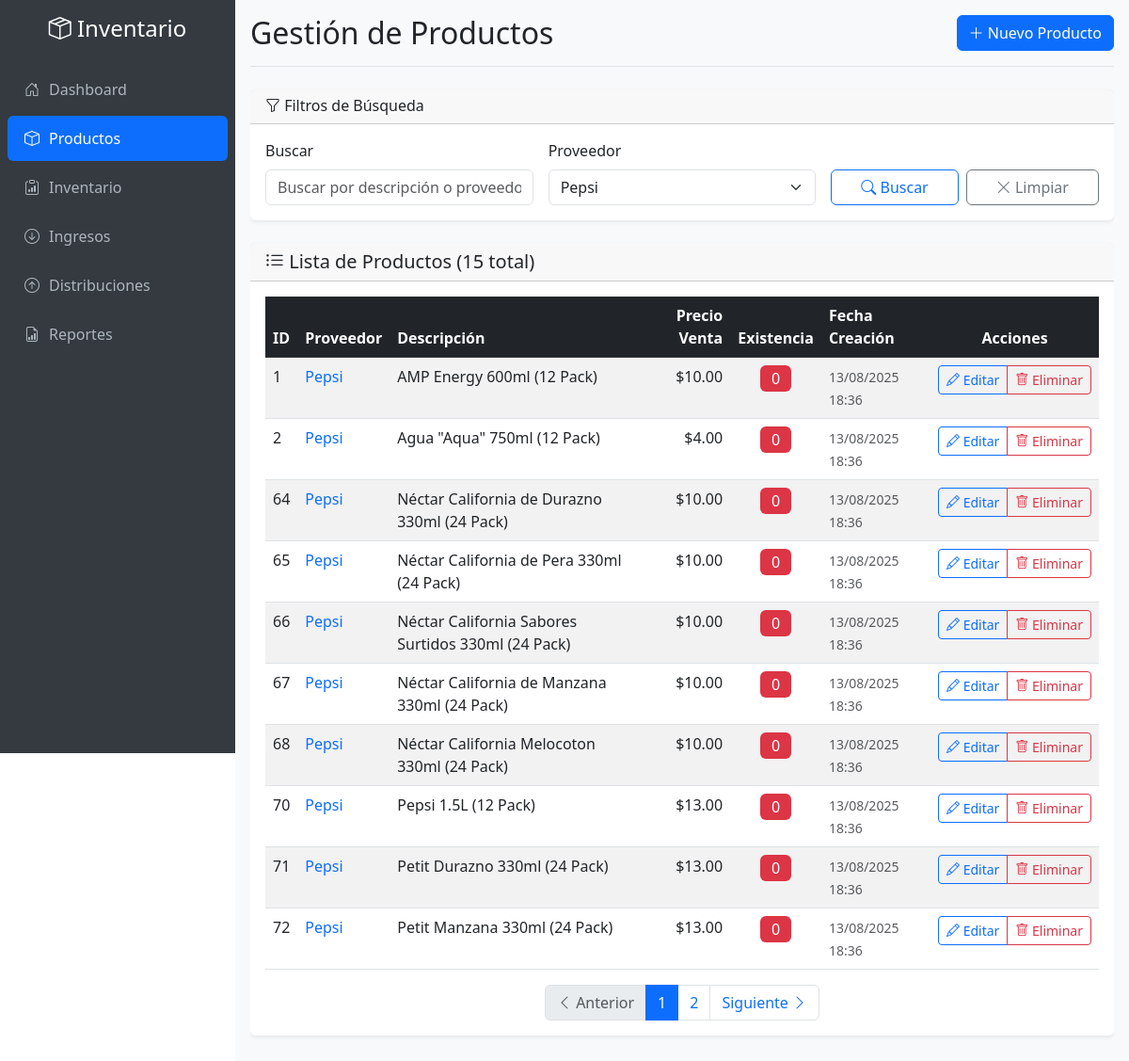
Before: /productos.php?proveedor=Pepsi with the older database file.
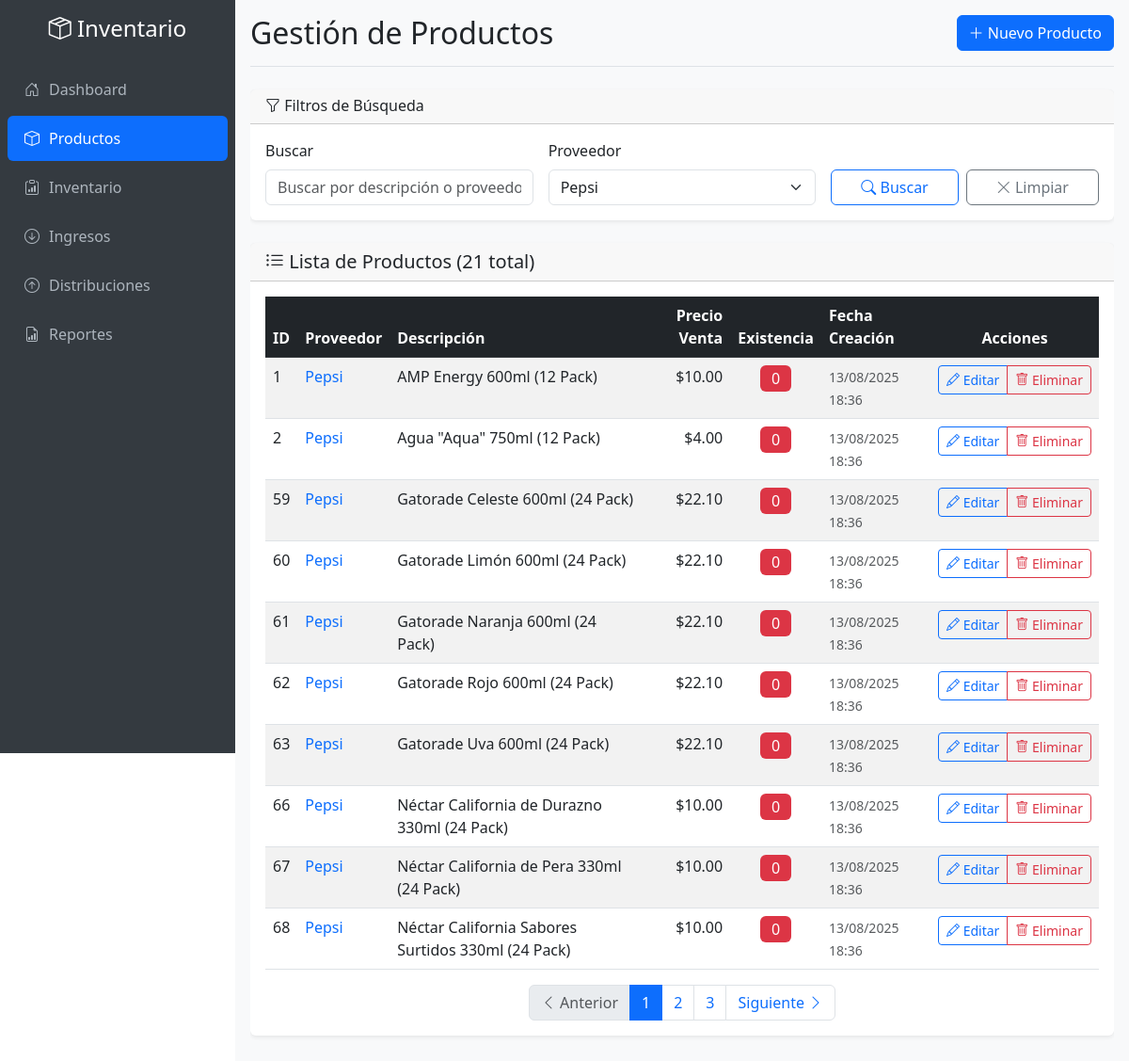
After: the same page with the newer database file.
### tables this page shows
CREATE TABLE productos (
    id INT PRIMARY KEY AUTO_INCREMENT,
    proveedor VARCHAR(255) NOT NULL,
    descripcion TEXT NOT NULL,
    precio_venta DECIMAL(10,2) NOT NULL,
    existencia INT DEFAULT 0,
    fecha_creacion TIMESTAMP DEFAULT CURRENT_TIMESTAMP,
    fecha_actualizacion TIMESTAMP DEFAULT CURRENT_TIMESTAMP ON UPDATE CURRENT_TIMESTAMP
);

### productos.php (the view, shortened to what the changed rows need)
<?php
$database = new Database();
$db = $database->getConnection();
$page = isset($_GET['page']) ? (int)$_GET['page'] : 1;
$limit = 10;
$offset = ($page - 1) * $limit;
$search = isset($_GET['search']) ? $_GET['search'] : '';
$proveedor_filter = isset($_GET['proveedor']) ? $_GET['proveedor'] : '';
$where_conditions = [];
$params = [];
if (!empty($proveedor_filter)) {
    $where_conditions[] = "proveedor = ?";
    $params[] = $proveedor_filter;
}
$where_clause = !empty($where_conditions) ? "WHERE " . implode(" AND ", $where_conditions) : "";
$count_query = "SELECT COUNT(*) as total FROM productos $where_clause";
$stmt_count = $db->prepare($count_query);
$stmt_count->execute($params);
$total_productos = $stmt_count->fetch()['total'];
$total_pages = ceil($total_productos / $limit);
$query = "SELECT * FROM productos $where_clause ORDER BY fecha_creacion DESC LIMIT $limit OFFSET $offset";
$stmt = $db->prepare($query);
$stmt->execute($params);
$productos = $stmt->fetchAll();
?>
<!DOCTYPE html>
<html lang="es">
<head>
    <link href="https://cdn.jsdelivr.net/npm/bootstrap@5.3.0/dist/css/bootstrap.min.css" rel="stylesheet">
    <link href="https://cdn.jsdelivr.net/npm/bootstrap-icons@1.10.0/font/bootstrap-icons.css" rel="stylesheet">
</head>
<body>
    <div class="app-container">
        <main class="main-content">
            <div class="content-wrapper">
                <div class="d-flex justify-content-between flex-wrap align-items-center mb-4 pb-3 border-bottom">
                    <h1 class="h2 mb-0">Gestión de Productos</h1>
                </div>
                <div class="card animate-in">
                    <div class="card-header">
                        <h5 class="card-title mb-0">
                            <i class="bi bi-list-ul"></i>
                            Lista de Productos (<?php echo number_format($total_productos); ?> total)
                        </h5>
                    </div>
                    <div class="card-body">
                        <?php if (count($productos) > 0): ?>
                            <div class="table-responsive">
                                <table class="table table-striped table-hover mb-0">
                                    <thead class="table-dark">
                                        <tr>
                                            <th>ID</th>
                                            <th>Proveedor</th>
                                            <th>Descripción</th>
                                            <th class="text-end">Precio Venta</th>
                                            <th class="text-center">Existencia</th>
                                            <th class="d-none d-md-table-cell">Fecha Creación</th>
                                            <th class="table-actions text-center">Acciones</th>
                                        </tr>
                                    </thead>
                                    <tbody>
                                        <?php foreach ($productos as $producto): ?>
                                            <tr>
                                                <td class="fw-medium"><?php echo $producto['id']; ?></td>
                                                <td>
                                                    <span class="fw-medium text-primary">
                                                        <?php echo htmlspecialchars($producto['proveedor']); ?>
                                                    </span>
                                                </td>
                                                <td>
                                                    <span title="<?php echo htmlspecialchars($producto['descripcion']); ?>">
                                                        <?php echo htmlspecialchars($producto['descripcion']); ?>
                                                    </span>
                                                </td>
                                                <td class="text-end fw-medium">
                                                    $<?php echo number_format($producto['precio_venta'], 2); ?>
                                                </td>
                                                <td class="text-center">
                                                    <span class="badge fs-6 <?php echo $producto['existencia'] == 0 ? 'bg-danger' : ($producto['existencia'] < 10 ? 'bg-warning text-dark' : 'bg-success'); ?>">
                                                        <?php echo number_format($producto['existencia']); ?>
                                                    </span>
                                                </td>
                                                <td class="d-none d-md-table-cell text-muted">
                                                    <small><?php echo date('d/m/Y H:i', strtotime($producto['fecha_creacion'])); ?></small>
                                                </td>
                                                <td class="table-actions text-center">
                                                    <div class="btn-group" role="group">
                                                        <button type="button" class="btn btn-sm btn-outline-primary"
                                                                onclick="editarProducto(<?php echo htmlspecialchars(json_encode($producto)); ?>)"
                                                                title="Editar producto">
                                                            <i class="bi bi-pencil"></i>
                                                            <span class="d-none d-lg-inline"> Editar</span>
                                                        </button>
                                                        <button type="button" class="btn btn-sm btn-outline-danger"
                                                                onclick="eliminarProducto(<?php echo $producto['id']; ?>, '<?php echo htmlspecialchars($producto['descripcion']); ?>')"
                                                                title="Eliminar producto">
                                                            <i class="bi bi-trash"></i>
                                                            <span class="d-none d-lg-inline"> Eliminar</span>
                                                        </button>
                                                    </div>
                                                </td>
                                            </tr>
                                        <?php endforeach; ?>
                                    </tbody>
                                </table>
                            </div>
                            <?php if ($total_pages > 1): ?>
                                <nav aria-label="Navegación de productos" class="mt-3">
                                    <ul class="pagination justify-content-center mb-0">
                                        <?php for ($i = max(1, $page - 2); $i <= min($total_pages, $page + 2); $i++): ?>
                                            <li class="page-item <?php echo $i == $page ? 'active' : ''; ?>">
                                                <a class="page-link" href="?page=<?php echo $i; ?>&search=<?php echo urlencode($search); ?>&proveedor=<?php echo urlencode($proveedor_filter); ?>"><?php echo $i; ?></a>
                                            </li>
                                        <?php endfor; ?>
                                    </ul>
                                </nav>
                            <?php endif; ?>
                        <?php endif; ?>
                    </div>
                </div>
            </div>
        </main>
    </div>
</body>
</html>

Changed rows visible on the page:
no longer on this page (row edited): productos: id "64", proveedor "Pepsi", descripcion "Néctar California de Durazno 330ml (24 Pack)", precio_venta "10.00", existencia "0", fecha_creacion "13/08/2025 18:36"
no longer on this page (row edited): productos: id "65", proveedor "Pepsi", descripcion "Néctar California de Pera 330ml (24 Pack)", precio_venta "10.00", existencia "0", fecha_creacion "13/08/2025 18:36"
no longer on this page (row edited): productos: id "70", proveedor "Pepsi", descripcion "Pepsi 1.5L (12 Pack)", precio_venta "13.00", existencia "0", fecha_creacion "13/08/2025 18:36"
no longer on this page (row edited): productos: id "71", proveedor "Pepsi", descripcion "Petit Durazno 330ml (24 Pack)", precio_venta "13.00", existencia "0", fecha_creacion "13/08/2025 18:36"
no longer on this page (row edited): productos: id "72", proveedor "Pepsi", descripcion "Petit Manzana 330ml (24 Pack)", precio_venta "13.00", existencia "0", fecha_creacion "13/08/2025 18:36"
now on this page (row edited): productos: id "59", proveedor "Pepsi", descripcion "Gatorade Celeste 600ml (24 Pack)", precio_venta "22.10", existencia "0", fecha_creacion "13/08/2025 18:36"
now on this page (row edited): productos: id "60", proveedor "Pepsi", descripcion "Gatorade Limón 600ml (24 Pack)", precio_venta "22.10", existencia "0", fecha_creacion "13/08/2025 18:36"
now on this page (row edited): productos: id "61", proveedor "Pepsi", descripcion "Gatorade Naranja 600ml (24 Pack)", precio_venta "22.10", existencia "0", fecha_creacion "13/08/2025 18:36"
now on this page (row edited): productos: id "62", proveedor "Pepsi", descripcion "Gatorade Rojo 600ml (24 Pack)", precio_venta "22.10", existencia "0", fecha_creacion "13/08/2025 18:36"
now on this page (row edited): productos: id "63", proveedor "Pepsi", descripcion "Gatorade Uva 600ml (24 Pack)", precio_venta "22.10", existencia "0", fecha_creacion "13/08/2025 18:36"
changed productos id 66: descripcion "Néctar California Sabores Surtidos 330ml (24 Pack)" → "Néctar California de Durazno 330ml (24 Pack)"
changed productos id 67: descripcion "Néctar California de Manzana 330ml (24 Pack)" → "Néctar California de Pera 330ml (24 Pack)"
changed productos id 68: descripcion "Néctar California Melocoton 330ml (24 Pack)" → "Néctar California Sabores Surtidos 330ml (24 Pack)"
Other visible differences:
$total_productos: "15" → "21"
new list line: "3"
